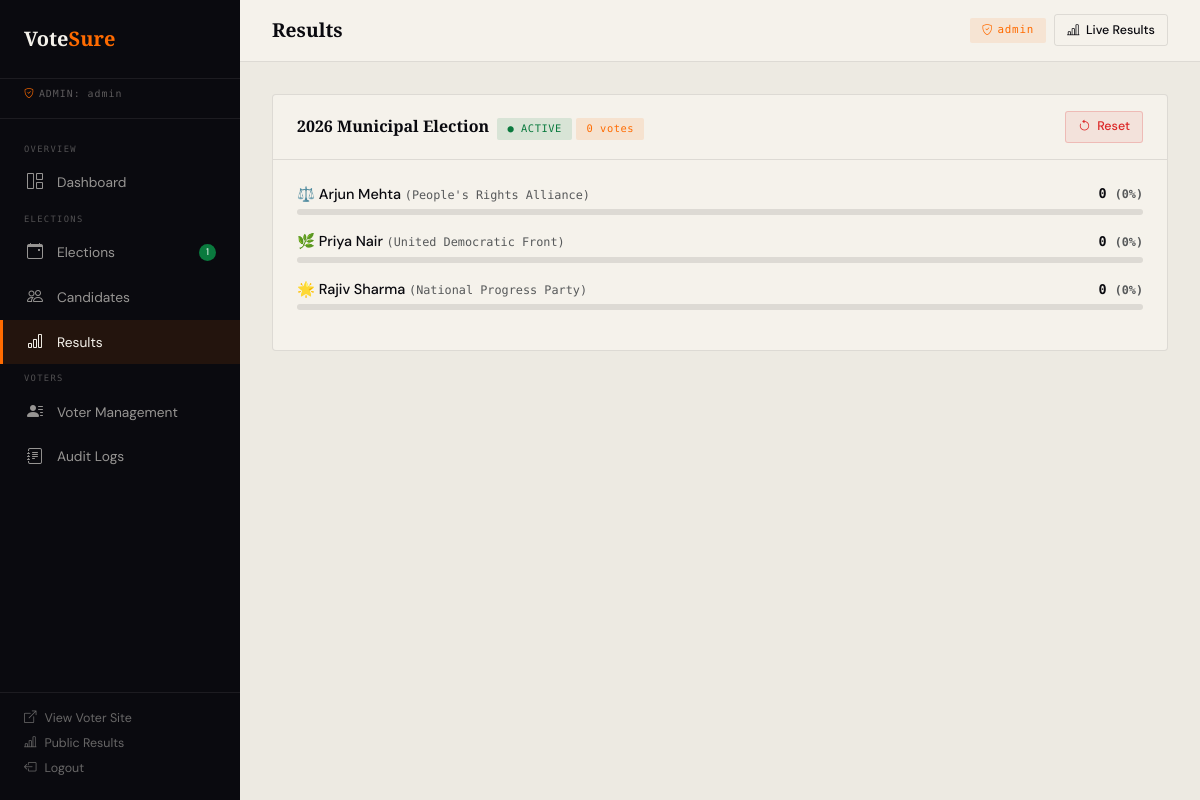
The page /admin_dashboard.php?page=results (signed in) on the database its author committed.
### tables this page shows
CREATE TABLE IF NOT EXISTS elections (
    id          INT AUTO_INCREMENT PRIMARY KEY,
    title       VARCHAR(200) NOT NULL,
    description TEXT,
    start_time  DATETIME     NOT NULL,
    end_time    DATETIME     NOT NULL,
    is_active   TINYINT(1)   DEFAULT 1,
    created_at  DATETIME     DEFAULT CURRENT_TIMESTAMP
);

CREATE TABLE IF NOT EXISTS candidates (
    id           INT AUTO_INCREMENT PRIMARY KEY,
    election_id  INT          NOT NULL,
    name         VARCHAR(150) NOT NULL,
    party        VARCHAR(150),
    symbol       VARCHAR(10),
    constituency VARCHAR(100),
    is_active    TINYINT(1)   DEFAULT 1,
    FOREIGN KEY (election_id) REFERENCES elections(id) ON DELETE CASCADE
);

### admin_dashboard.php (the view, shortened to what this page needs)
<?php
$db = getDB(); $page = $_GET['page'] ?? 'dashboard';
$stats=[
    'total_voters'=>(int)$db->query("SELECT COUNT(*) FROM voters")->fetchColumn(),
    'verified_voters'=>(int)$db->query("SELECT COUNT(*) FROM voters WHERE status='verified'")->fetchColumn(),
    'pending_voters'=>(int)$db->query("SELECT COUNT(*) FROM voters WHERE status='pending'")->fetchColumn(),
    'blocked_voters'=>(int)$db->query("SELECT COUNT(*) FROM voters WHERE status='blocked'")->fetchColumn(),
    'votes_cast'=>(int)$db->query("SELECT COUNT(*) FROM votes")->fetchColumn(),
    'active_elections'=>(int)$db->query("SELECT COUNT(*) FROM elections WHERE is_active=1")->fetchColumn(),
    'total_elections'=>(int)$db->query("SELECT COUNT(*) FROM elections")->fetchColumn(),
];
$voters=$db->query("SELECT * FROM voters ORDER BY id DESC LIMIT 200")->fetchAll();
$audit_logs=$db->query("SELECT al.*,CONCAT(IFNULL(v.first_name,''),' ',IFNULL(v.last_name,'')) AS voter_name FROM audit_logs al LEFT JOIN voters v ON al.voter_id=v.id ORDER BY al.id DESC LIMIT 150")->fetchAll();
$results=$db->query("SELECT c.id,c.name,c.party,c.symbol,c.constituency,e.title AS election_title,e.id AS eid,e.is_active AS election_active,(SELECT COUNT(*) FROM votes v WHERE v.candidate_id=c.id) AS votes FROM candidates c LEFT JOIN elections e ON c.election_id=e.id ORDER BY e.id,votes DESC")->fetchAll();
?>
<!DOCTYPE html>
<html lang="en">
<head>
<link href="https://cdn.jsdelivr.net/npm/bootstrap@5.3.3/dist/css/bootstrap.min.css" rel="stylesheet"/>
<link href="https://cdn.jsdelivr.net/npm/bootstrap-icons@1.11.3/font/bootstrap-icons.min.css" rel="stylesheet"/>
</head>
<body>
<aside class="sidebar" id="sidebar">
  <div class="sidebar-brand"><div class="sb-logo">Vote<span>Sure</span></div></div>
  <div class="sb-admin"><i class="bi bi-shield-check me-1" style="color:var(--saffron)"></i>ADMIN: <?= htmlspecialchars($_SESSION['admin_username']) ?></div>
  <nav class="sidebar-nav">
    <div class="nav-sec">Overview</div>
    <div class="nav-item"><a href="?page=dashboard" class="<?= $page==='dashboard'?'active':'' ?>"><i class="bi bi-grid-1x2"></i> Dashboard</a></div>
    <div class="nav-sec">Elections</div>
    <div class="nav-item"><a href="?page=elections" class="<?= $page==='elections'?'active':'' ?>"><i class="bi bi-calendar-event"></i> Elections<?php if($stats['active_elections']>0):?><span style="margin-left:auto;background:var(--green);color:#fff;border-radius:10px;padding:1px 7px;font-size:.6rem"><?=$stats['active_elections']?></span><?php endif;?></a></div>
    <div class="nav-item"><a href="?page=candidates" class="<?= $page==='candidates'?'active':'' ?>"><i class="bi bi-people"></i> Candidates</a></div>
    <div class="nav-item"><a href="?page=results" class="<?= $page==='results'?'active':'' ?>"><i class="bi bi-bar-chart"></i> Results</a></div>
    <div class="nav-sec">Voters</div>
    <div class="nav-item"><a href="?page=voters" class="<?= $page==='voters'?'active':'' ?>"><i class="bi bi-person-lines-fill"></i> Voter Management</a></div>
    <div class="nav-item"><a href="?page=logs" class="<?= $page==='logs'?'active':'' ?>"><i class="bi bi-journal-text"></i> Audit Logs</a></div>
  </nav>
  <div class="sb-foot">
    <a href="register.php" target="_blank"><i class="bi bi-box-arrow-up-right"></i> View Voter Site</a>
    <a href="results.php" target="_blank"><i class="bi bi-bar-chart-line"></i> Public Results</a>
    <a href="?logout=1" onclick="return confirm('Log out?')"><i class="bi bi-box-arrow-left"></i> Logout</a>
  </div>
</aside>
<div class="main-content">
  <div class="topbar">
    <div class="d-flex align-items-center gap-2">
      <span class="topbar-title"><?php $t=['dashboard'=>'Dashboard','elections'=>'Elections','candidates'=>'Candidates','results'=>'Results','voters'=>'Voter Management','logs'=>'Audit Logs']; echo $t[$page]??'Dashboard'; ?></span>
    </div>
    <div class="d-flex gap-2 align-items-center">
      <span class="admin-pill"><i class="bi bi-shield-check me-1"></i><?= htmlspecialchars($_SESSION['admin_username']) ?></span>
      <a href="results.php" target="_blank" class="btn-vs btn-outline btn-sm-vs"><i class="bi bi-bar-chart-line"></i> Live Results</a>
    </div>
  </div>
  <div class="content-body">
<?php if($page==='dashboard'): ?>
<div class="row g-3 mb-4">
  <div class="col-sm-6 col-xl-3"><div class="stat-card dark"><div class="stat-icon">🗳️</div><div class="stat-label dk">Total Voters</div><div class="stat-num"><?= number_format($stats['total_voters']) ?></div><div class="stat-sub" style="color:rgba(245,242,235,.4)"><?=$stats['verified_voters']?> verified · <?=$stats['pending_voters']?> pending</div></div></div>
  <div class="col-sm-6 col-xl-3"><div class="stat-card"><div class="stat-icon">✅</div><div class="stat-label">Votes Cast</div><div class="stat-num" style="color:var(--green)"><?= number_format($stats['votes_cast']) ?></div><div class="stat-sub"><?=$stats['total_voters']>0?round($stats['votes_cast']/$stats['total_voters']*100,1):0?>% turnout</div></div></div>
  <div class="col-sm-6 col-xl-3"><div class="stat-card"><div class="stat-icon">📋</div><div class="stat-label">Active Elections</div><div class="stat-num" style="color:var(--saffron)"><?=$stats['active_elections']?></div><div class="stat-sub">of <?=$stats['total_elections']?> total</div></div></div>
  <div class="col-sm-6 col-xl-3"><div class="stat-card"><div class="stat-icon">⏳</div><div class="stat-label">Pending Approvals</div><div class="stat-num" style="color:#f59e0b"><?=$stats['pending_voters']?></div><div class="stat-sub"><a href="?page=voters" style="color:var(--saffron);text-decoration:none">Review →</a></div></div></div>
</div>
<div class="row g-3">
  <div class="col-lg-7">
    <div class="sec-card">
      <div class="sch"><span class="sct">Recent Voters</span><a href="?page=voters" class="btn-vs btn-outline btn-sm-vs">View All</a></div>
      <table class="vs-table"><thead><tr><th>Name</th><th>Voter Ref</th><th>City</th><th>Status</th><th>Voted</th></tr></thead><tbody>
      <?php foreach(array_slice($voters,0,8) as $v):?>
      <tr><td><strong><?=htmlspecialchars($v['first_name'].' '.$v['last_name'])?></strong><br><small style="color:var(--muted);font-size:.74rem"><?=htmlspecialchars($v['email'])?></small></td><td style="font-family:'DM Mono',monospace;font-size:.74rem"><?=htmlspecialchars($v['voter_ref'])?></td><td><?=htmlspecialchars($v['city'])?></td>
      <td><?=$v['status']==='verified'?'<span class="bv bg">✓ Verified</span>':($v['status']==='blocked'?'<span class="bv br">Blocked</span>':'<span class="bv bo">Pending</span>')?></td>
      <td><?=$v['has_voted']?'<span class="bv bg">✓</span>':'<span class="bv bgy">—</span>'?></td></tr>
      <?php endforeach; if(empty($voters)):?><tr><td colspan="5" class="text-center text-muted py-3">No voters yet.</td></tr><?php endif;?>
      </tbody></table>
    </div>
  </div>
  <div class="col-lg-5">
    <div class="sec-card">
      <div class="sch"><span class="sct">Live Results Snapshot</span><a href="?page=results" class="btn-vs btn-outline btn-sm-vs">Full Results</a></div>
      <div class="scb">
        <?php $byEl=[]; foreach($results as $r) $byEl[$r['election_title']][]=$r;
        if(empty($byEl)):?><div class="text-center text-muted py-4" style="font-size:.86rem"><i class="bi bi-bar-chart" style="font-size:2rem;display:block;margin-bottom:.5rem"></i>No votes yet.</div>
        <?php else: foreach($byEl as $et=>$cands): $total=array_sum(array_column($cands,'votes'));?>
        <div class="mb-4"><div style="font-size:.72rem;font-family:'DM Mono',monospace;color:var(--muted);margin-bottom:.6rem"><?=htmlspecialchars($et)?> · <?=$total?> votes</div>
        <?php foreach($cands as $c): $pct=$total>0?round($c['votes']/$total*100,1):0;?>
        <div class="mb-2"><div class="d-flex justify-content-between" style="font-size:.82rem"><span><?=htmlspecialchars(($c['symbol']??'').' '.$c['name'])?></span><span style="font-family:'DM Mono',monospace"><?=$c['votes']?> (<?=$pct?>%)</span></div>
        <div class="vote-bar"><div class="vote-bar-fill" style="width:<?=$pct?>%;background:<?=$c===reset($cands)?'var(--green)':'var(--saffron)'?>"></div></div></div>
        <?php endforeach;?></div>
        <?php endforeach; endif;?>
      </div>
    </div>
  </div>
</div>
<div class="sec-card">
  <div class="sch"><span class="sct">Recent Activity</span><a href="?page=logs" class="btn-vs btn-outline btn-sm-vs">All Logs</a></div>
  <table class="vs-table"><thead><tr><th>Time</th><th>User</th><th>Action</th><th>Result</th><th>IP</th></tr></thead><tbody>
  <?php foreach(array_slice($audit_logs,0,8) as $log):?>
  <tr><td style="font-family:'DM Mono',monospace;font-size:.72rem;white-space:nowrap"><?=date('d M H:i',strtotime($log['created_at']))?></td>
  <td style="font-size:.82rem"><?=htmlspecialchars(trim($log['voter_name'])?:('ID #'.$log['voter_id']))?></td>
  <td><span class="bv bgy"><?=htmlspecialchars($log['action'])?></span></td>
  <td><?=$log['result']==='ok'?'<span class="bv bg">OK</span>':'<span class="bv br">FAIL</span>'?></td>
  <td style="font-family:'DM Mono',monospace;font-size:.72rem"><?=htmlspecialchars($log['ip_address']??'')?></td></tr>
  <?php endforeach;?>
  </tbody></table>
</div>
<?php elseif($page==='results'):
$byEl=[]; foreach($results as $r) $byEl[$r['eid']][]=$r;
if(empty($byEl)):?><div class="text-center text-muted py-5"><i class="bi bi-bar-chart" style="font-size:2.5rem;display:block;margin-bottom:.5rem"></i>No results yet.</div>
<?php else: foreach($byEl as $eid=>$cands): $total=array_sum(array_column($cands,'votes')); $winner=$cands[0]; $etitle=$cands[0]['election_title']??''; $isLive=$cands[0]['election_active']??0;?>
<div class="sec-card mb-4">
  <div class="sch"><div><span class="sct"><?=htmlspecialchars($etitle)?></span><span class="ms-2 bv <?=$isLive?'bg':'bgy'?>" style="font-size:.65rem"><?=$isLive?'● ACTIVE':'INACTIVE'?></span><span class="ms-1 bv bo" style="font-size:.65rem"><?=$total?> votes</span></div>
  <form method="POST" class="d-inline" onsubmit="return confirm('Reset all votes for this election?')"><button class="btn-vs btn-dv btn-sm-vs"><i class="bi bi-arrow-counterclockwise"></i> Reset</button></form></div>
  <div class="scb">
    <?php foreach($cands as $idx=>$c): $pct=$total>0?round($c['votes']/$total*100,1):0;?>
    <div class="mb-3"><div class="d-flex justify-content-between align-items-center mb-1"><span style="font-size:.9rem;font-weight:500"><?=$idx===0&&$total>0?'👑 ':''?><?=htmlspecialchars(($c['symbol']??'').' '.$c['name'])?> <small class="text-muted" style="font-family:'DM Mono',monospace;font-size:.74rem">(<?=htmlspecialchars($c['party']??'')?>)</small></span><span style="font-family:'DM Mono',monospace;font-size:.84rem;font-weight:700"><?=$c['votes']?> <small class="text-muted">(<?=$pct?>%)</small></span></div>
    <div class="vote-bar"><div class="vote-bar-fill" style="width:<?=$pct?>%;background:<?=$idx===0?'var(--green)':'var(--saffron)'?>"></div></div></div>
    <?php endforeach;?>
  </div>
</div>
<?php endforeach; endif;?>
<?php endif;?>
  </div>
</div>
</body></html>

### admin_dashboard.php (style rules this page uses)
:root { --saffron:#FF6B00;--saffron-d:#e05a00;--ink:#0a0a0f;--ink-soft:#1c1c24;--paper:#f5f2eb;--paper-dim:#edeae2;--green:#0A7A3E;--green-l:#12a352;--muted:#6b6b72;--rule:rgba(10,10,15,0.1);--sidebar-w:240px; }
* { box-sizing:border-box;margin:0;padding:0; }
body { font-family:'DM Sans',sans-serif;background:var(--paper-dim);color:var(--ink);min-height:100vh;display:flex; }
.sidebar { width:var(--sidebar-w);background:var(--ink);color:var(--paper);display:flex;flex-direction:column;position:fixed;top:0;left:0;bottom:0;z-index:100;overflow-y:auto; }
.sidebar-brand { padding:1.5rem;border-bottom:1px solid rgba(245,242,235,0.08); }
.sb-logo { font-family:'Playfair Display',serif;font-size:1.25rem;font-weight:900;color:var(--paper); }
.sb-logo span { color:var(--saffron); }
.sb-admin { padding:.5rem 1.5rem 1rem;font-family:'DM Mono',monospace;font-size:0.62rem;letter-spacing:.1em;color:rgba(245,242,235,0.35);border-bottom:1px solid rgba(245,242,235,0.08); }
.sidebar-nav { padding:1rem 0;flex:1; }
.nav-sec { font-family:'DM Mono',monospace;font-size:0.55rem;letter-spacing:.15em;color:rgba(245,242,235,0.3);padding:.5rem 1.5rem .25rem;text-transform:uppercase; }
.nav-item a { display:flex;align-items:center;gap:.75rem;padding:.65rem 1.5rem;font-size:.86rem;color:rgba(245,242,235,.6);text-decoration:none;transition:all .2s;border-left:3px solid transparent; }
.nav-item a.active { color:var(--paper);background:rgba(255,107,0,.1);border-left-color:var(--saffron); }
.nav-item a i { font-size:1rem;width:18px; }
.sb-foot { padding:1rem 1.5rem;border-top:1px solid rgba(245,242,235,.08); }
.sb-foot a { font-size:.78rem;color:rgba(245,242,235,.4);text-decoration:none;display:flex;align-items:center;gap:.5rem;margin-bottom:.4rem; }
.main-content { margin-left:var(--sidebar-w);flex:1;min-height:100vh;display:flex;flex-direction:column; }
.topbar { background:var(--paper);border-bottom:1px solid var(--rule);padding:.9rem 2rem;display:flex;align-items:center;justify-content:space-between;position:sticky;top:0;z-index:50; }
.topbar-title { font-family:'Playfair Display',serif;font-size:1.2rem;font-weight:900; }
.admin-pill { background:rgba(255,107,0,.1);color:var(--saffron);padding:.25rem .75rem;border-radius:2px;font-family:'DM Mono',monospace;font-size:.68rem;letter-spacing:.07em; }
.content-body { padding:2rem;flex:1; }
.sec-card { background:var(--paper);border:1px solid var(--rule);border-radius:4px;margin-bottom:1.5rem; }
.sch { padding:1rem 1.5rem;border-bottom:1px solid var(--rule);display:flex;align-items:center;justify-content:space-between;flex-wrap:wrap;gap:.5rem; }
.sct { font-family:'Playfair Display',serif;font-size:1rem;font-weight:900; }
.scb { padding:1.5rem; }
.btn-vs { display:inline-flex;align-items:center;gap:.4rem;font-family:'DM Sans',sans-serif;font-size:.84rem;font-weight:500;padding:.6rem 1.2rem;border-radius:3px;border:none;cursor:pointer;text-decoration:none;transition:all .2s; }
.btn-outline { background:transparent;color:var(--ink);border:1.5px solid var(--rule); }
.btn-dv { background:rgba(220,38,38,.08);color:#dc2626;border:1.5px solid rgba(220,38,38,.2); }
.btn-sm-vs { padding:.35rem .75rem;font-size:.78rem; }
.bv { display:inline-flex;align-items:center;gap:.3rem;padding:.2rem .65rem;border-radius:2px;font-family:'DM Mono',monospace;font-size:.65rem;letter-spacing:.05em; }
.bg { background:rgba(10,122,62,.12);color:var(--green); }
.bo { background:rgba(255,107,0,.12);color:var(--saffron); }
.vote-bar { height:6px;background:var(--rule);border-radius:3px;overflow:hidden;margin-top:4px; }

### rows shown on the page
elections: title "2026 Municipal Election"
candidates: symbol+name "⚖️ Arjun Mehta", party "People's Rights Alliance", votes "0", pct "0"
candidates: symbol+name "🌿 Priya Nair", party "United Democratic Front", votes "0", pct "0"
candidates: symbol+name "🌟 Rajiv Sharma", party "National Progress Party", votes "0", pct "0"

### other values the page prints
$_SESSION['admin_username'] "admin"
$stats['active_elections'] "1"
$t[$page] "Results"
$total "0"
